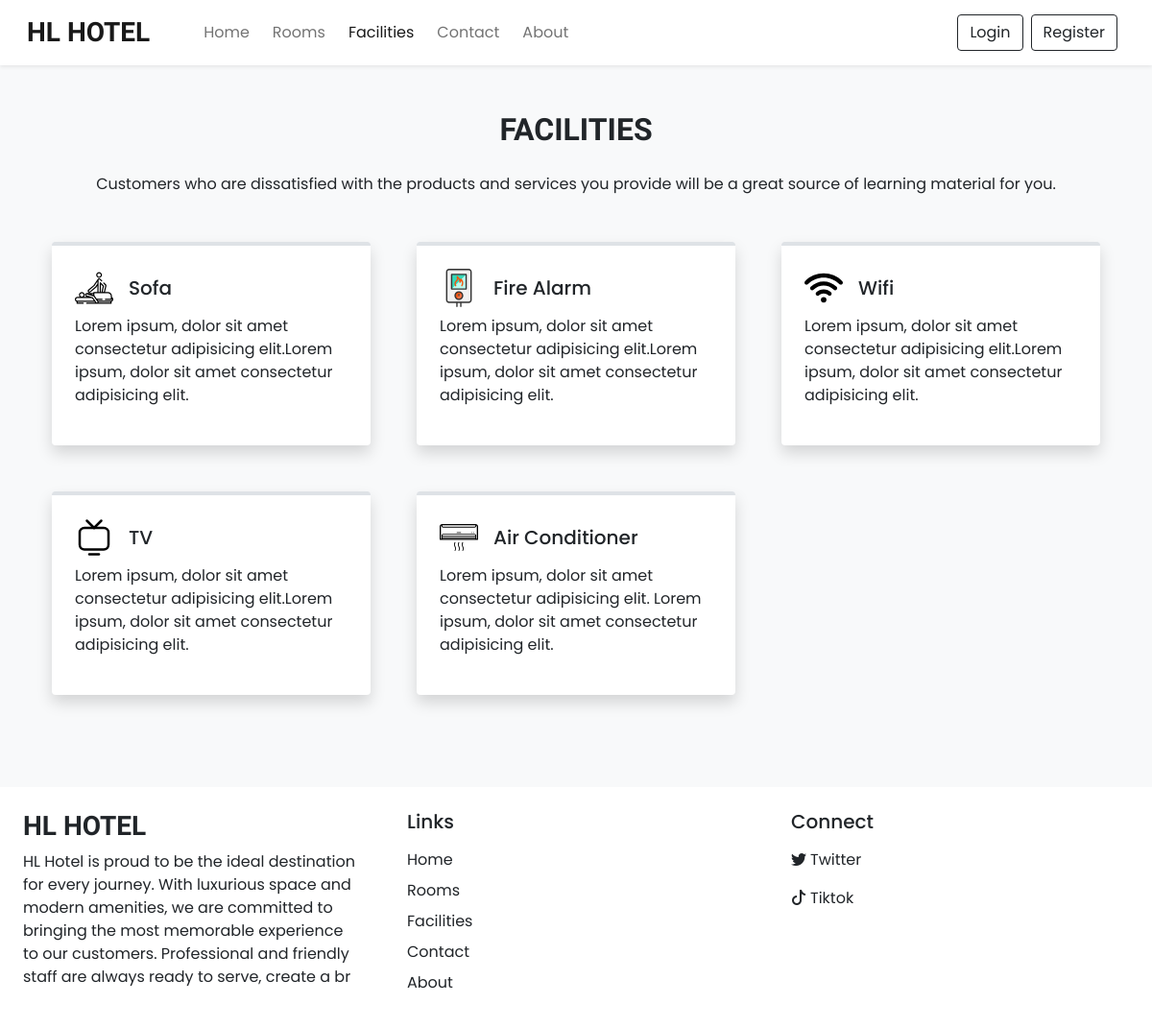
The app's page /Facilities.php with its own data.
### tables this page shows
CREATE TABLE `settings` (
  `sr_no` int(11) NOT NULL,
  `site_title` varchar(50) NOT NULL,
  `site_about` varchar(255) NOT NULL,
  `shutdown` tinyint(1) NOT NULL
);

CREATE TABLE `facilities` (
  `id` int(11) NOT NULL,
  `icon` varchar(50) NOT NULL,
  `name` varchar(60) NOT NULL,
  `description` varchar(250) NOT NULL
);

### admin/inc/db_config.php (called while the page is built, shortened)
<?php
    function select($sql, $values, $datatypes){
        $con = $GLOBALS['con'];
        if($stmt = mysqli_prepare($con, $sql)){
            mysqli_stmt_bind_param($stmt, $datatypes,...$values);
            if(mysqli_stmt_execute($stmt)){
                $res = mysqli_stmt_get_result($stmt);
                return $res;
            }
            else{
                mysqli_stmt_close($stmt);
                die("Query cannot be executed - Select");
            }
        }
        else{
            die("Query cannot be prepared - Select");
        }
    }
 ?>

### Facilities.php (the view, shortened to what this page needs)
<!DOCTYPE html>
<html lang="en">
<head>
    <?php require('inc/links.php') ?>
</head>
<body class="bg-light">
    <?php require('inc/header.php') ?>
        <div class="my-5 px-4">
            <h2 class="fw-bold h-font text-center">FACILITIES</h2>
            <div class="h-line bg-dank"></div>
            <p class="text-center mt-3">
            Customers who are dissatisfied with the products and services you provide will be a great source of learning material for you.
            </p>
        </div>
        <div class="container">
            <div class="row">
                <?php
                    $res = mysqli_query($con, "SELECT * FROM `facilities` ORDER BY `id` DESC LIMIT 5");
                    $path = FACILITIES_IMG_PATH;
                    while($row = mysqli_fetch_assoc($res)){
                        echo<<<data
                            <div class="col-lg-4 col-md-6 mb-5 px-4">
                                <div class="bg-white rounded shadow p-4 border-top border-4 border-dank pop">
                                    <div class="d-flex align-items-center mb-2">
                                        <img src="$path$row[icon]" width="40px">
                                        <h5 class="m-0 ms-3">$row[name]</h5>
                                    </div>
                                    <p>$row[description]</p>
                                </div>
                            </div>
                        data;
                    }
                ?>
        </div>
    </div>
    <?php require('inc/footer.php') ?>
</body>
</html>

### inc/header.php (shortened to what this page needs)
<nav id="nav-bar" class="navbar navbar-expand-lg navbar-light bg-white px-lg-3 py-lg-2 shadow-sm sticky-top">
    <div class="container-fluid">
        <a class="navbar-brand me-5 fw-bold fs-3 h-font" href="index.php"><?php echo $settings_r['site_title'] ?></a>
        <div class="collapse navbar-collapse" id="navbarSupportedContent">
        <ul class="navbar-nav me-auto mb-2 mb-lg-0">
            <li class="nav-item">
            <a class="nav-link me-2" href="index.php">Home</a>
            </li>
            <li class="nav-item">
            <a class="nav-link me-2" href="Rooms.php">Rooms</a>
            </li>
            <li class="nav-item">
            <a class="nav-link me-2" href="Facilities.php">Facilities</a>
            </li>
            <li class="nav-item">
            <a class="nav-link me-2" href="Contact.php">Contact</a>
            </li>
            <li class="nav-item">
            <a class="nav-link me-2" href="About.php">About</a>
            </li>
        </ul>
        <div class="d-flex">
            <?php
                if(isset($_SESSION['login']) && $_SESSION['login'] == true)
                {
                    echo<<<data
                        <div class="btn-group">
                            <button type="button" class="btn btn-outline-dark shadow-none dropdown-toggle" data-bs-toggle="dropdown" data-bs-display="static" aria-expanded="false">
                                $_SESSION[uName]
                            </button>
                            <ul class="dropdown-menu dropdown-menu-lg-end">
                                <li><a class="dropdown-item" href="./admin/dashboard.php">Profile</a></li>
                                <li><a class="dropdown-item" href="bookings.php">Bookings</a></li>
                                <li><a class="dropdown-item" href="logout.php">Logout</a></li>
                            </ul>
                        </div>
                    data;
                }
                else{
                    echo<<<data
                        <button type="button" class="btn btn-outline-dark  shadow-none me-lg-2 me-3" data-bs-toggle="modal" data-bs-target="#loginModal">
                            Login
                        </button>
                        <button type="button" class="btn btn-outline-dark  shadow-none me-lg-2 me-3" data-bs-toggle="modal" data-bs-target="#registerModal">
                            Register
                        </button>
                    data;
                }
            ?>
        </div>
        </div>
    </div>
</nav>

### inc/footer.php (shortened to what this page needs)
<div class="container-fluid bg-white mt-5">
    <div class="row">
        <div class="col-lg-4 p-4">
            <h3 class="h-font fw-bold fs-3 mb-2"><?php echo $settings_r['site_title'] ?></h3>
            <p>
                <?php echo $settings_r['site_about'] ?>
            </p>
        </div>
        <div class="col-lg-4 p-4">
            <h5 class="mb-3">Links</h5>
            <a href="index.php" class="d-inline-block mb-2 text-dark text-decoration-none">Home</a><br>
            <a href="Rooms.php" class="d-inline-block mb-2 text-dark text-decoration-none">Rooms</a><br>
            <a href="Facilities.php" class="d-inline-block mb-2 text-dark text-decoration-none">Facilities</a><br>
            <a href="Contact.php" class="d-inline-block mb-2 text-dark text-decoration-none">Contact</a><br>
            <a href="About.php" class="d-inline-block mb-2 text-dark text-decoration-none">About</a>
        </div>
        <div class="col-lg-4 p-4">
            <h5 class="mb-3">
                Connect
            </h5>
            <?php
                if($contact_r['fb']=''){
                    echo<<<data
                        <a href="#" class="d-inline-block mb-3 text-dark text-decoration-none">
                            <i class="bi bi-facebook me-1"></i>Facebook
                        </a><br>
                    data;
                }
            ?>
            <a href="<?php echo $contact_r['tw'] ?>" class="d-inline-block mb-3 text-dark text-decoration-none">
                <i class="bi bi-twitter me-1"></i>Twitter
            </a><br>
            <a href="<?php echo $contact_r['tt'] ?>" class="d-inline-block mb-3 text-dark text-decoration-none">
                <i class="bi bi-tiktok me-1"></i>Tiktok
            </a>
        </div>
    </div>
</div>

### css/style.css (style rules this page uses)
:root { --teal: #2ec1ac; --teal_hover: #279e8c; }
* { font-family: 'Poppins', sans-serif; }
.h-font { font-family: 'Merienda', cursive; }
.h-line { width: 150px; margin: 0 auto; height: 1.7px; z-index: 1111; }

### records on screen
settings: site_title "HL HOTEL", site_about "HL Hotel is proud to be the ideal destination for every journey. With luxurious space and modern amenities, we are committed to bringing the most memorable experience to our customers. Professional and friendly staff are always ready to serve, create a br"
facilities: icon (picture), name "Sofa", description "Lorem ipsum, dolor sit amet consectetur adipisicing elit.Lorem ipsum, dolor sit amet consectetur adipisicing elit."
facilities: icon (picture), name "Fire Alarm", description "Lorem ipsum, dolor sit amet consectetur adipisicing elit.Lorem ipsum, dolor sit amet consectetur adipisicing elit."
facilities: icon (picture), name "Wifi", description "Lorem ipsum, dolor sit amet consectetur adipisicing elit.Lorem ipsum, dolor sit amet consectetur adipisicing elit."
facilities: icon (picture), name "TV", description "Lorem ipsum, dolor sit amet consectetur adipisicing elit.Lorem ipsum, dolor sit amet consectetur adipisicing elit."
facilities: icon (picture), name "Air Conditioner", description "Lorem ipsum, dolor sit amet consectetur adipisicing elit. Lorem ipsum, dolor sit amet consectetur adipisicing elit."
